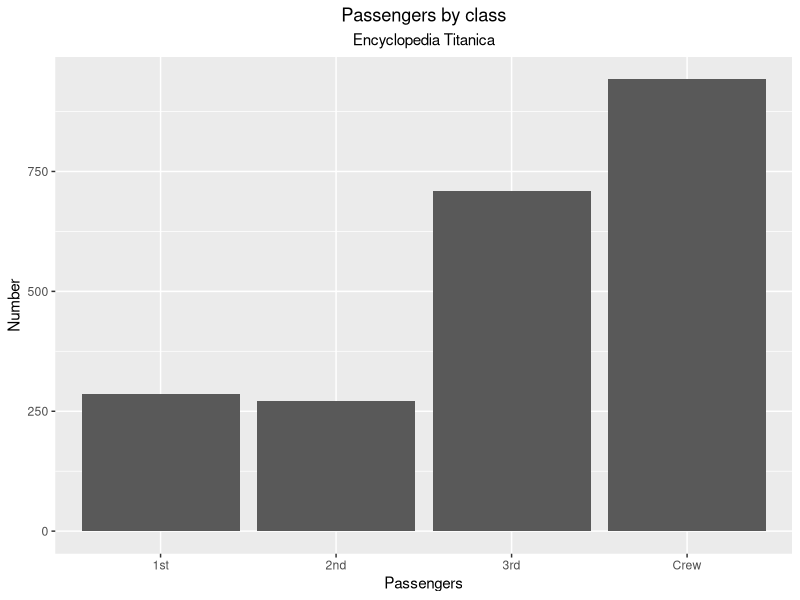
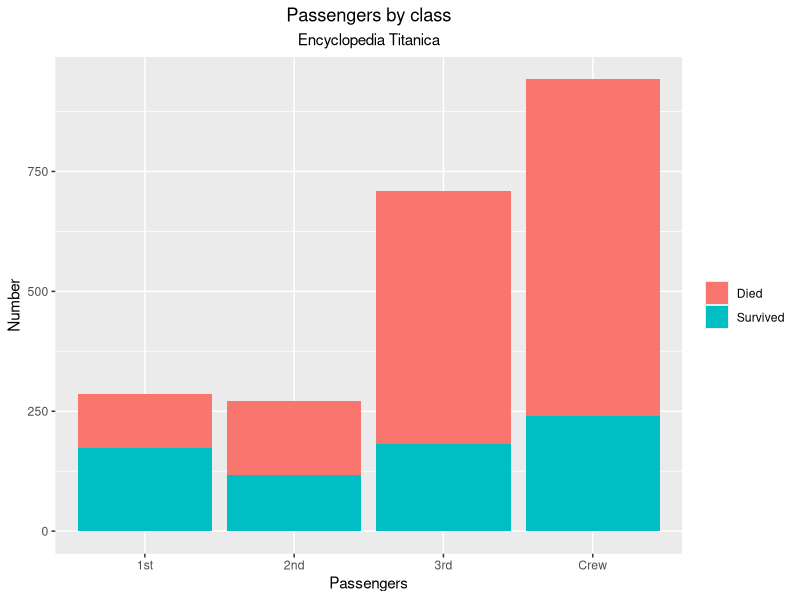
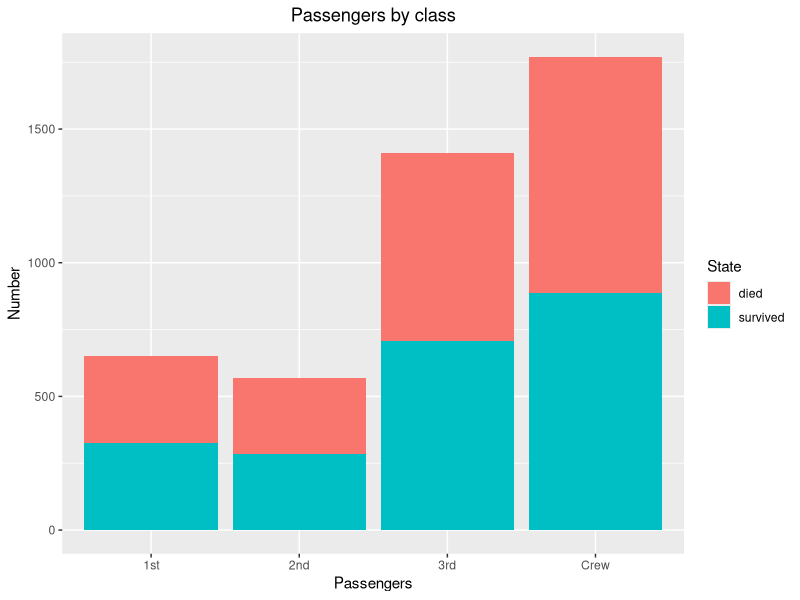
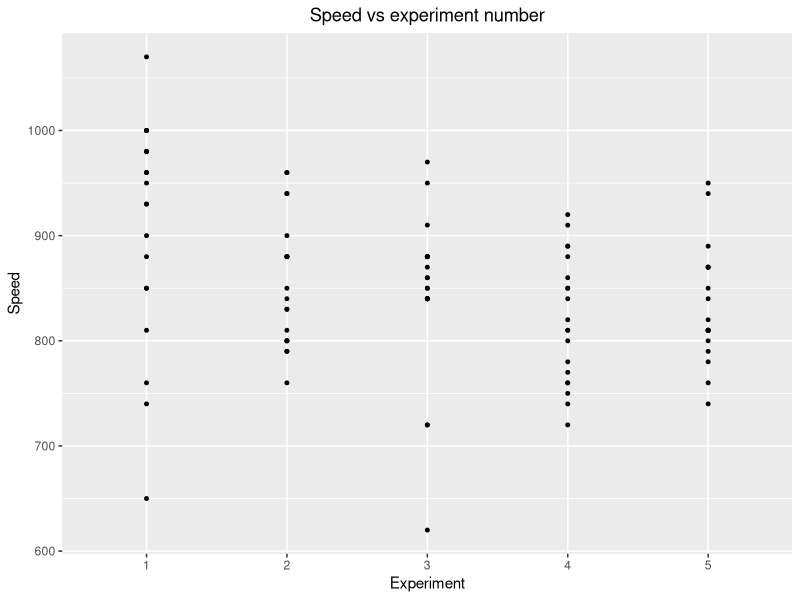
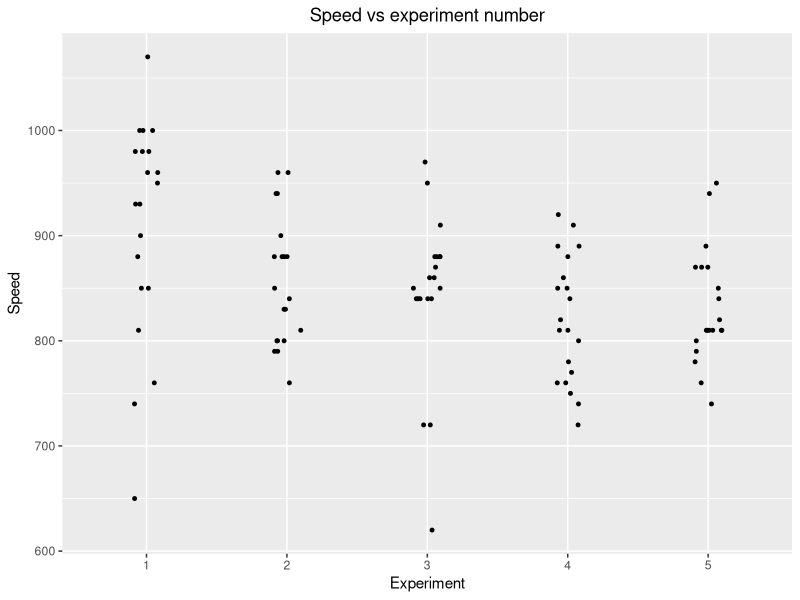
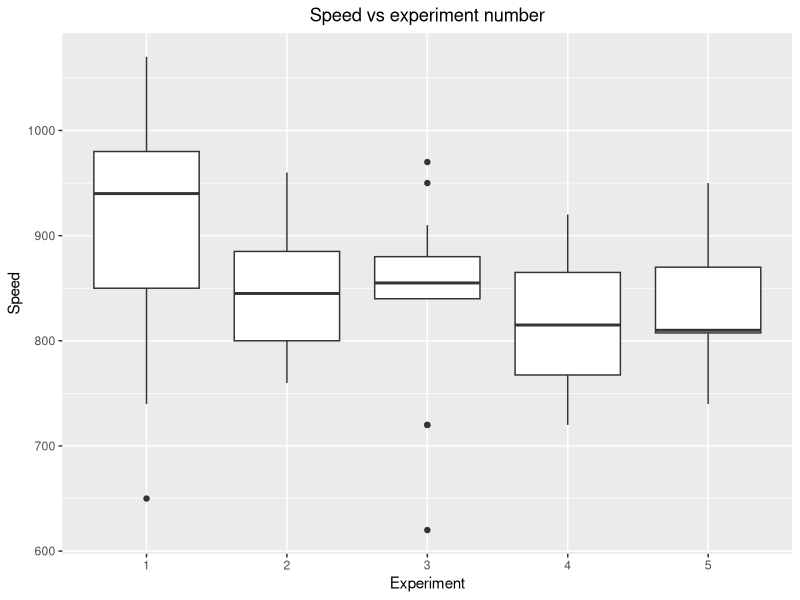
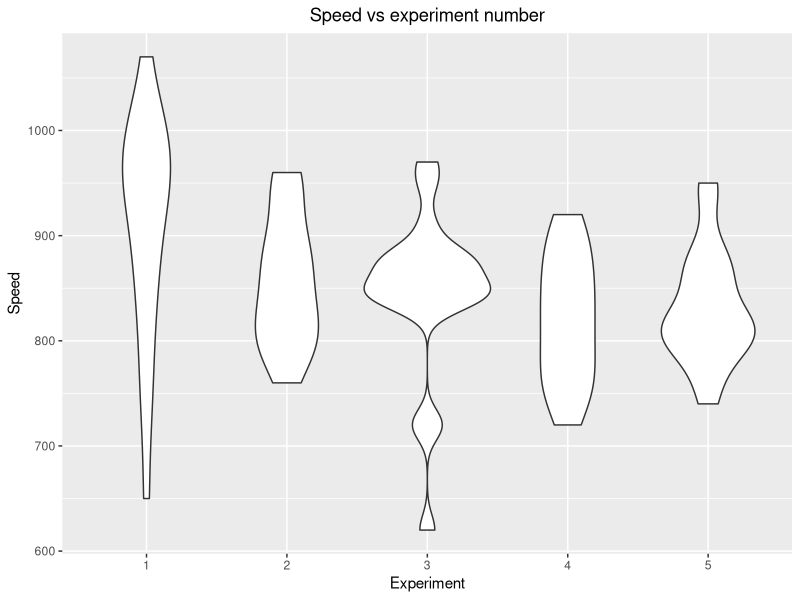
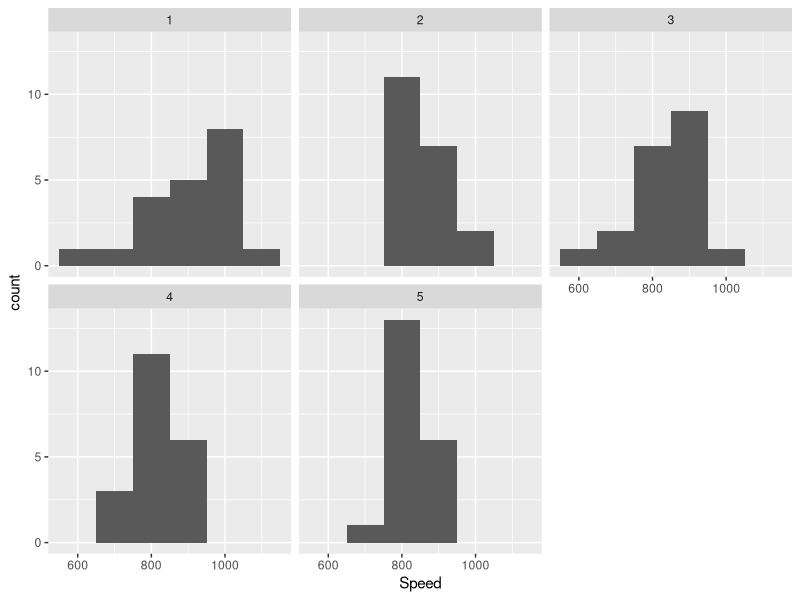

Here is the R script that generated these plots, in order:
## ---- chunk 1
knitr::opts_chunk$set(message=FALSE, fig.align = 'center')
## ---- chunk 2
library(tidyverse)

titanic <- read.csv("titanic.csv")
## ---- chunk 3
# download the csv file
titanic <- read.csv("titanic.csv")
# remove unnecesssary columns 
titanic_1 <- as_tibble(titanic |> 
  select(class, survived))
## ---- chunk 4
ggplot(data = titanic_1, aes(class))+
  # bar plot 
  geom_bar()+
  # add labels 
  labs(x = "Passengers",
       y = "Number")+
  # add titles 
  ggtitle(label = "Passengers by class",
          subtitle = "Encyclopedia Titanica")+
  # adjust titles 
  theme(plot.title = element_text(hjust = 0.5),
        plot.subtitle = element_text(hjust = 0.5))

## ---- chunk 5
ggplot(data = titanic_1, aes(class, fill = survived))+
  # make a stack bar plot 
  geom_bar(position="stack")+
  # add labels 
  labs(x = "Passengers",
       y = "Number")+
  # add title
  ggtitle(label = "Passengers by class",
          subtitle = "Encyclopedia Titanica")+
  # adjust titles 
  theme(plot.title = element_text(hjust = 0.5),
        plot.subtitle = element_text(hjust = 0.5))+
  # edit legends 
  scale_fill_discrete(name = NULL, labels = c("Died", "Survived"))
## ---- chunk 6
titanic_2 <-
  apply(Titanic, c(1, 4), sum) |>
  as_tibble(rownames = "class") |>
  rename(died = "No", survived = "Yes")
## ---- chunk 7
titanic_2 <- titanic_2 |> 
  # add survived and died 
  # to calculate total number of passengers in each class 
  mutate(total_number = survived + died)
## ---- chunk 8
# there's a better way to do this 
titanic_2_changed <- 
  pivot_longer(titanic_2, 
               survived:died,
               names_to = "State", 
               values_to = "num")

titanic_2_changed |> 
  group_by(class) |> 
  ggplot(aes(class, total_number, fill = State))+
  geom_col() + 
  labs(x = "Passengers",
       y = "Number")+
  ggtitle(label = "Passengers by class")+
  theme(plot.title = element_text(hjust = 0.5))
  
## ---- chunk 9
morley <- morley |>
  mutate(Expt = as.factor(Expt))
## ---- chunk 10
ggplot(data = morley, aes(Expt, Speed))+
  # scatterplot with point size 1 
  geom_point(size = 1)+
  # add a title 
  labs(title = "Speed vs experiment number",
       x = "Experiment")+
  # adjust title 
  theme(plot.title = element_text(hjust = 0.5))
## ---- chunk 11
ggplot(data = morley, aes(Expt, Speed))+
  # jittered plot 
  geom_jitter(width = 0.1, height = 0, size = 1)+
  # titles 
  labs(title = "Speed vs experiment number",
       x = "Experiment")+
  theme(plot.title = element_text(hjust = 0.5))
## ---- chunk 12
ggplot(morley, aes(Expt, Speed))+
  # box plot 
  geom_boxplot()+
  # titles 
  labs(title = "Speed vs experiment number",
       x = "Experiment")+
  theme(plot.title = element_text(hjust = 0.5))
## ---- chunk 13
ggplot(morley, aes(Expt, Speed))+
  # violin plot 
  geom_violin()+
  # titles 
  labs(title = "Speed vs experiment number",
       x = "Experiment")+
  theme(plot.title = element_text(hjust = 0.5))
## ---- chunk 14
ggplot(morley, aes(Speed))+
  geom_histogram(binwidth = 100)+
  facet_wrap(~Expt)
## ---- chunk 15
ggplot(morley, aes(Speed,color=Expt))+
  geom_freqpoly(binwidth = 100)
